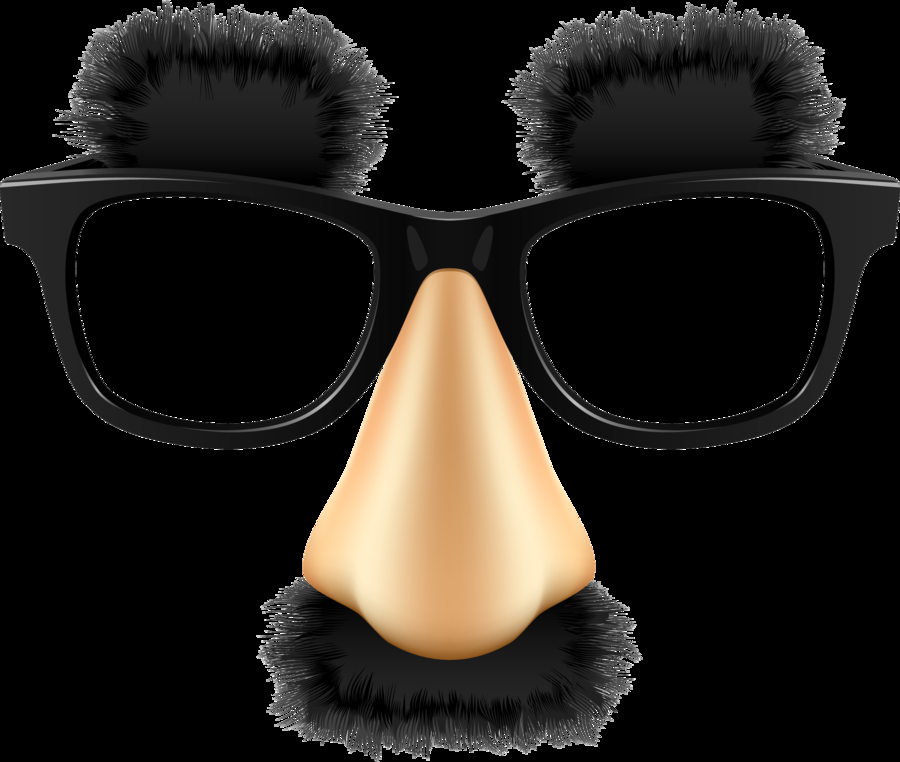
#> input picture ch08/glasses.png, 900 x 762 px
$ python snowapp.py
#> lines starting #> are read from the running program, lines starting #| are printed output that depends on the picture; after the words box and inside, x2 and y2 are one past the last pixel; in counts of white or black regions, pixels touching at a corner belong together
import sys
import numpy as np
import cv2


# 3채널 img 영상에 4채널 item 영상을 pos 위치에 합성
def overlay(img, glasses, pos):
    # 실제 합성을 수행할 부분 영상 좌표 계산
    sx = pos[0]
    ex = pos[0] + glasses.shape[1]
    sy = pos[1]
    ey = pos[1] + glasses.shape[0]

    # 합성할 영역이 입력 영상 크기를 벗어나면 무시
    if sx < 0 or sy < 0 or ex > img.shape[1] or ey > img.shape[0]:
        return

    # 부분 영상 참조. img1: 입력 영상의 부분 영상, img2: 안경 영상의 부분 영상
    img1 = img[sy:ey, sx:ex]   # shape=(h, w, 3)
    img2 = glasses[:, :, 0:3]  # shape=(h, w, 3)
    alpha = 1. - (glasses[:, :, 3] / 255.)  # shape=(h, w)

    # BGR 채널별로 두 부분 영상의 가중합
    img1[..., 0] = (img1[..., 0] * alpha + img2[..., 0] * (1. - alpha)).astype(np.uint8)
    img1[..., 1] = (img1[..., 1] * alpha + img2[..., 1] * (1. - alpha)).astype(np.uint8)
    img1[..., 2] = (img1[..., 2] * alpha + img2[..., 2] * (1. - alpha)).astype(np.uint8)


# 카메라 열기
cap = cv2.VideoCapture(0)

if not cap.isOpened():
    print('Camera open failed!')
    sys.exit()

w = int(cap.get(cv2.CAP_PROP_FRAME_WIDTH))
h = int(cap.get(cv2.CAP_PROP_FRAME_HEIGHT))

fourcc = cv2.VideoWriter_fourcc(*'DIVX')
out = cv2.VideoWriter('output.avi', fourcc, 30, (w, h))

# Haar-like XML 파일 열기
face_classifier = cv2.CascadeClassifier('haarcascade_frontalface_alt2.xml')
eye_classifier = cv2.CascadeClassifier('haarcascade_eye.xml')

if face_classifier.empty() or eye_classifier.empty():
    print('XML load failed!')
    sys.exit()

# 안경 PNG 파일 열기 (Image from http://www.pngall.com/)
glasses = cv2.imread('glasses.png', cv2.IMREAD_UNCHANGED)
#> glasses is the input picture: shape (762, 900, 4); mean B, G, R, A 28.1, 33, 37, 96.7

if glasses is None:
    print('PNG image open failed!')
    sys.exit()

ew, eh = glasses.shape[:2]  # 가로, 세로 크기
#> ew = 762; eh = 900
ex1, ey1 = 240, 300  # 왼쪽 눈 좌표
ex2, ey2 = 660, 300  # 오른쪽 눈 좌표

# 매 프레임에 대해 얼굴 검출 및 안경 합성
while True:
    ret, frame = cap.read()
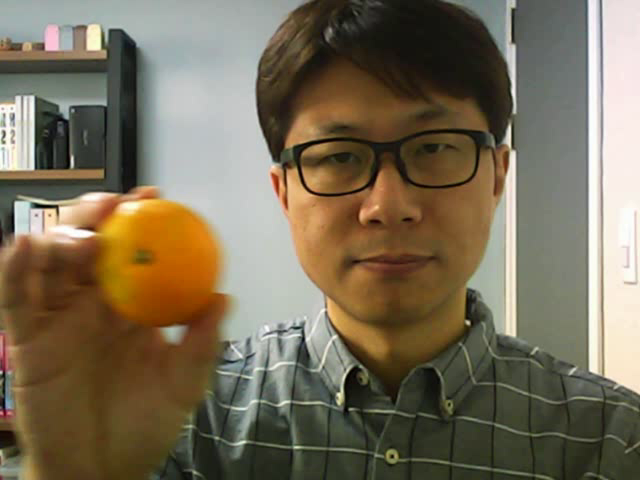
#> input picture frame 24 of ch10/camshift.avi, 640 x 480 px, given in place of the camera
#> frame is the input picture: shape (480, 640, 3); mean B, G, R 86.9, 108.5, 119.9

    if not ret:
        break

    # 얼굴 검출
    faces = face_classifier.detectMultiScale(frame, scaleFactor=1.2,
                                             minSize=(100, 100), maxSize=(400, 400))
#> faces = [[264, 78, 236, 236]]

    for (x, y, w, h) in faces:
        #cv2.rectangle(frame, (x, y, w, h), (255, 0, 255), 2)

        # 눈 검출
        faceROI = frame[y:y + h // 2, x:x + w]
        eyes = eye_classifier.detectMultiScale(faceROI)

        # 눈을 2개 검출한 것이 아니라면 무시
        if len(eyes) != 2:
            continue

        # 두 개의 눈 중앙 위치를 (x1, y1), (x2, y2) 좌표로 저장
        x1 = x + eyes[0][0] + (eyes[0][2] // 2)
        y1 = y + eyes[0][1] + (eyes[0][3] // 2)
        x2 = x + eyes[1][0] + (eyes[1][2] // 2)
        y2 = y + eyes[1][1] + (eyes[1][3] // 2)

        if x1 > x2:
            x1, y1, x2, y2 = x2, y2, x1, y1

        #cv2.circle(faceROI, (x1, y1), 5, (255, 0, 0), 2, cv2.LINE_AA)
        #cv2.circle(faceROI, (x2, y2), 5, (255, 0, 0), 2, cv2.LINE_AA)

        # 두 눈 사이의 거리를 이용하여 스케일링 팩터를 계산 (두 눈이 수평하다고 가정)
        fx = (x2 - x1) / (ex2 - ex1)
        glasses2 = cv2.resize(glasses, (0, 0), fx=fx, fy=fx, interpolation=cv2.INTER_AREA)

        # 크기 조절된 안경 영상을 합성할 위치 계산 (좌상단 좌표)
        pos = (x1 - int(ex1 * fx), y1 - int(ey1 * fx))

        # 영상 합성
        overlay(frame, glasses2, pos)
#> this loop made 1 pass
#> (x, y, w, h, eyes, x1, y1, x2) on pass 1: (264, 78, 236, 236, [[146, 51, 39, 39], [64, 63, 35, 35]], 345, 158, 429)
#> pass 1, `faceROI = frame[y:y + h // 2, x:x + w]`:
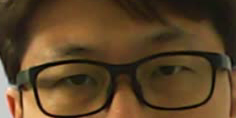
#> faceROI: shape (118, 236, 3); mean B, G, R 39.8, 68.1, 92
#> pass 1, `glasses2 = cv2.resize(glasses, (0, 0), fx=fx, fy=fx, interpolation=cv2..`:
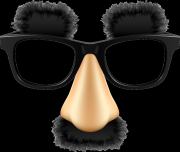
#> glasses2: shape (152, 180, 4); mean B, G, R, A 28.2, 33.1, 37.1, 96.9
#> pass 1, in overlay, `img1 = img[sy:ey, sx:ex]`:
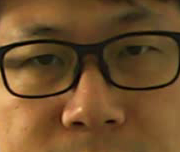
#> img1: shape (152, 180, 3); mean B, G, R 42.7, 78.6, 111.5
#> after the loop:
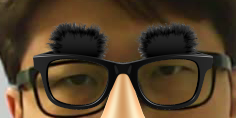
#> faceROI: shape (118, 236, 3); mean B, G, R 42.9, 65.1, 83.9
#> after the loop:
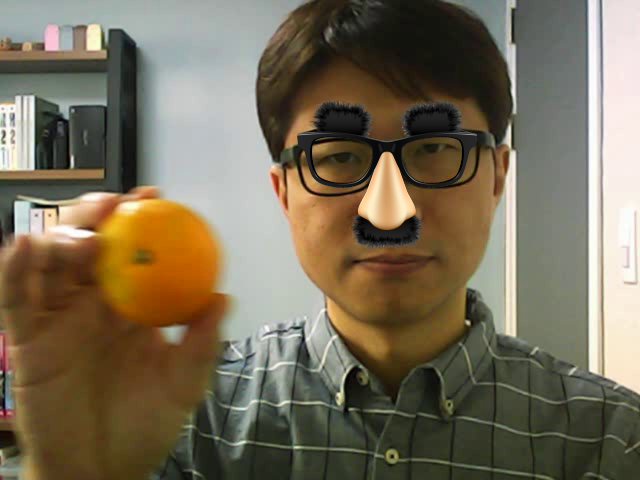
#> frame: shape (480, 640, 3); 3.89% of pixels changed, all inside (x1, y1, x2, y2) = (297, 98, 477, 250)

    # 프레임 저장 및 화면 출력
    out.write(frame)
    cv2.imshow('frame', frame)

    if cv2.waitKey(1) == 27:
#> (key Esc is pressed here)
        break

cap.release()
out.release()
cv2.destroyAllWindows()
